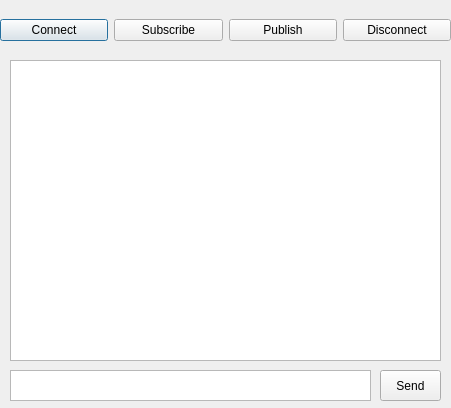
<?xml version="1.0" encoding="UTF-8"?>
<ui version="4.0">
 <class>Chat</class>
 <widget class="QDialog" name="Chat">
  <property name="geometry">
   <rect>
    <x>0</x>
    <y>0</y>
    <width>451</width>
    <height>408</height>
   </rect>
  </property>
  <property name="windowTitle">
   <string>Dialog</string>
  </property>
  <widget class="QTextBrowser" name="textBrowser">
   <property name="geometry">
    <rect>
     <x>10</x>
     <y>60</y>
     <width>431</width>
     <height>301</height>
    </rect>
   </property>
  </widget>
  <widget class="QWidget" name="horizontalLayoutWidget">
   <property name="geometry">
    <rect>
     <x>0</x>
     <y>0</y>
     <width>451</width>
     <height>61</height>
    </rect>
   </property>
   <layout class="QHBoxLayout" name="horizontalLayout">
    <item>
     <widget class="QPushButton" name="btn_Connect">
      <property name="text">
       <string>Connect</string>
      </property>
     </widget>
    </item>
    <item>
     <widget class="QPushButton" name="btn_Sub">
      <property name="text">
       <string>Subscribe</string>
      </property>
     </widget>
    </item>
    <item>
     <widget class="QPushButton" name="btn_Pub">
      <property name="text">
       <string>Publish</string>
      </property>
     </widget>
    </item>
    <item>
     <widget class="QPushButton" name="btn_Disconnect">
      <property name="text">
       <string>Disconnect</string>
      </property>
     </widget>
    </item>
   </layout>
  </widget>
  <widget class="QTextEdit" name="textEdit">
   <property name="geometry">
    <rect>
     <x>10</x>
     <y>370</y>
     <width>361</width>
     <height>31</height>
    </rect>
   </property>
  </widget>
  <widget class="QPushButton" name="btn_Send">
   <property name="geometry">
    <rect>
     <x>380</x>
     <y>370</y>
     <width>61</width>
     <height>31</height>
    </rect>
   </property>
   <property name="text">
    <string>Send</string>
   </property>
  </widget>
 </widget>
 <resources/>
 <connections/>
</ui>
